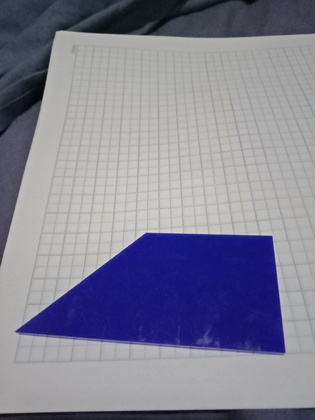
%> input picture working/angletest7.jpg, 315 x 420 px, shrunk from 3120 x 4160 before the run
$ octave Fused_code_single_shape.m   (GNU Octave 9; MATLAB toolbox functions it lacks are replaced by stand-ins)
%> lines starting %> are read from the running program, lines starting %| are printed output that depends on the picture
%% new code for shape detection added in centre of shape
clc
clear all
close all
clear
%% best code

Image1 = imread('angletest7.jpg');
%> Image1 is the input picture: size 420x315x3 uint8; mean R, G, B 130.6, 130, 148.1
Image2 = imread('angletest7.jpg');

Centroids = zeros(2,2);

ImageArray = {Image1,Image2};
%> ImageArray = 2 items
sizeArray = size(ImageArray);
%> sizeArray = [1 2]
for imageNumber = 1:(sizeArray(2))
    Image = ImageArray{imageNumber};
    Original_Image = Image;
    try clear size; end
    size = size(Image);

    for i = 1 : size(1)
        for j = 1 : size(2)
            x = 0;
            if Image(i,j,1) >= 0 && Image(i,j,1) <= 80
                if Image(i,j,2) >= 0 && Image(i,j,2) <= 80
                    if Image(i,j,3) >= 0 && Image(i,j,3) <= 180
                        Image(i,j,1) = 255;
                        Image(i,j,2) = 255;
                        Image(i,j,3) = 255;
                        x = 1;
                    end
                end
            end
            if x == 0
                Image(i,j,1) = 0;
                Image(i,j,2) = 0;
                Image(i,j,3) = 0;
            end
        end
    end

    BW = rgb2gray(Image);
    ED = edge(BW,'roberts',0);

    figure;
    imshowpair(Original_Image,Image,'montage')
    title('Image                                      Edge Detection Filter');

    BW0 = rgb2gray(Image);
    BW1 = false(size(1),size(2));

    for i = 1:size(1)
        for j = 1:size(2)

            if BW0(i,j) == 255
                BW1(i,j) = true;
            end

        end
    end

    BW2 = BW1;

%> (the run ends here)

$ run again, with working/angletest1.jpg copied over working/angletest7.jpg
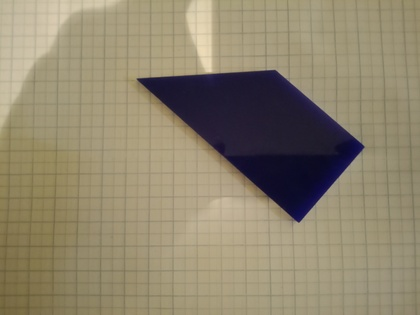
%> input picture working/angletest1.jpg, 420 x 315 px, shrunk from 4160 x 3120 before the run
%> Image1 is the input picture: size 315x420x3 uint8; mean R, G, B 143.7, 133.5, 109.9
%> ImageArray = 2 items

$ run again, with working/angletest2.jpg copied over working/angletest7.jpg
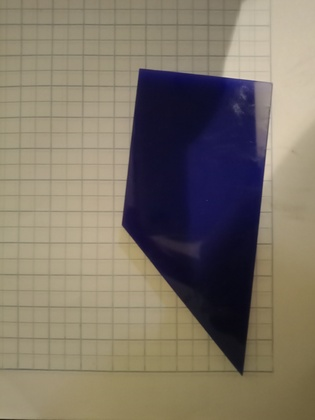
%> input picture working/angletest2.jpg, 315 x 420 px, shrunk from 3120 x 4160 before the run
%> Image1 is the input picture: size 420x315x3 uint8; mean R, G, B 126.8, 117.5, 103.4
%> ImageArray = 2 items

$ run again, with working/angletest3.JPG copied over working/angletest7.jpg
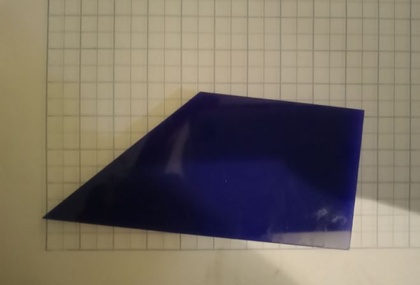
%> input picture working/angletest3.JPG, 420 x 285 px, shrunk from 661 x 448 before the run
%> Image1 is the input picture: size 285x420x3 uint8; mean R, G, B 120.7, 111.4, 100
%> ImageArray = 2 items
